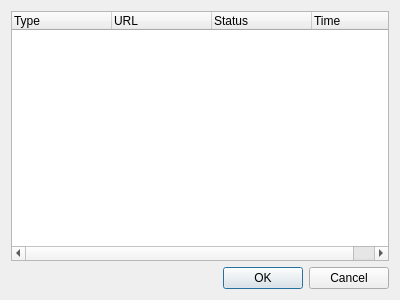
<?xml version="1.0" encoding="UTF-8"?>
<ui version="4.0">
 <class>HistoryDialog</class>
 <widget class="QDialog" name="HistoryDialog">
  <property name="geometry">
   <rect>
    <x>0</x>
    <y>0</y>
    <width>400</width>
    <height>300</height>
   </rect>
  </property>
  <property name="windowTitle">
   <string>Request History</string>
  </property>
  <layout class="QVBoxLayout" name="verticalLayout">
   <item>
    <widget class="QTreeWidget" name="treeWidget">
     <column>
      <property name="text">
       <string>Type</string>
      </property>
     </column>
     <column>
      <property name="text">
       <string>URL</string>
      </property>
     </column>
     <column>
      <property name="text">
       <string>Status</string>
      </property>
     </column>
     <column>
      <property name="text">
       <string>Time</string>
      </property>
     </column>
    </widget>
   </item>
   <item>
    <widget class="QDialogButtonBox" name="buttonBox">
     <property name="orientation">
      <enum>Qt::Horizontal</enum>
     </property>
     <property name="standardButtons">
      <set>QDialogButtonBox::Cancel|QDialogButtonBox::Ok</set>
     </property>
    </widget>
   </item>
  </layout>
 </widget>
 <resources/>
 <connections>
  <connection>
   <sender>buttonBox</sender>
   <signal>accepted()</signal>
   <receiver>HistoryDialog</receiver>
   <slot>accept()</slot>
   <hints>
    <hint type="sourcelabel">
     <x>248</x>
     <y>254</y>
    </hint>
    <hint type="destinationlabel">
     <x>157</x>
     <y>274</y>
    </hint>
   </hints>
  </connection>
  <connection>
   <sender>buttonBox</sender>
   <signal>rejected()</signal>
   <receiver>HistoryDialog</receiver>
   <slot>reject()</slot>
   <hints>
    <hint type="sourcelabel">
     <x>316</x>
     <y>260</y>
    </hint>
    <hint type="destinationlabel">
     <x>286</x>
     <y>274</y>
    </hint>
   </hints>
  </connection>
 </connections>
</ui>
